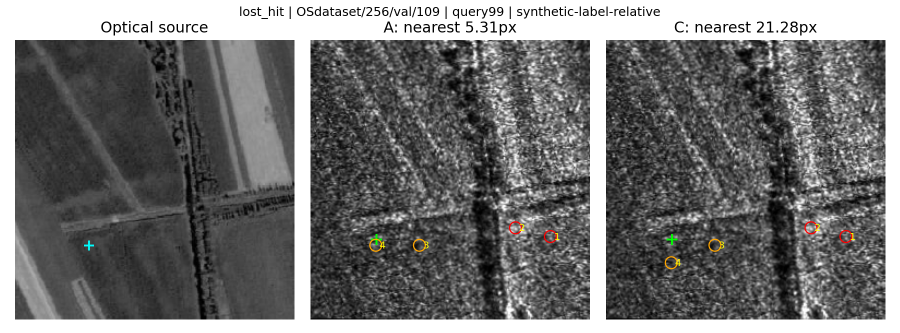
#> input picture artifacts/os_semantic_routing_20261126/replacement_examples/lost_hit_11_99.png, 1800 x 666 px (shown at 1/2 size); its folder holds only this picture in this run
$ python -i preview.py   (imports and definitions only)   (older library calls are emulated)
#> lines starting #> are read from the running program, lines starting #| are printed output that depends on the picture
#> further down, picture is the input picture: shape (666, 1800, 3); mean B, G, R 115.8, 116, 116.1
"""Reproducible visual evidence. Edge/phase outputs are screening proxies."""

from pathlib import Path

import cv2
import numpy as np
import rasterio
from PIL import Image, ImageDraw, ImageOps

from .io import load_datum, read_flo, save_csv, save_json


def stretch(image):
    image = np.asarray(image)
    finite = image[np.isfinite(image)]
    if not finite.size:
        return np.zeros(image.shape, np.uint8)
    lo, hi = np.percentile(finite, [1, 99])
#> lo = 9; hi = 255
    if hi <= lo:
        return np.zeros(image.shape, np.uint8)
    return (np.clip((image.astype(float) - lo) / (hi - lo), 0, 1) * 255).astype(
        np.uint8
    )


# [28 lines left out: functions rgb, panel, montage, not called in this run]


def structural(image):
    image = stretch(image).astype(np.float32) / 255
    image = cv2.GaussianBlur(image, (0, 0), 1.2)
    return cv2.magnitude(
        cv2.Sobel(image, cv2.CV_32F, 1, 0), cv2.Sobel(image, cv2.CV_32F, 0, 1)
    )
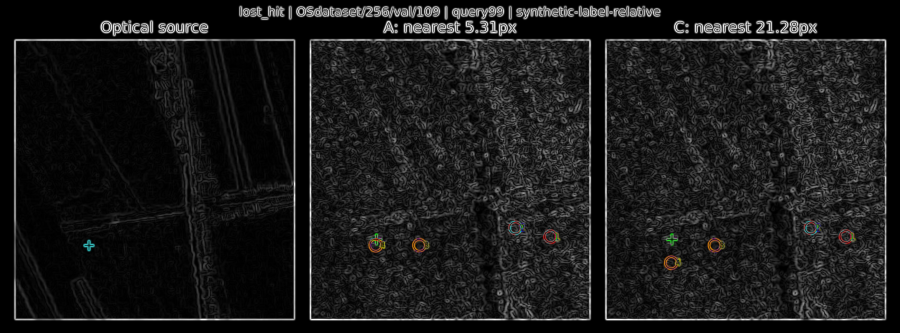
#> returned value: shape (666, 1800, 3) float32 (shown at 1/2 size); mean of channels 0, 1, 2 0.229, 0.23, 0.231; drawn with min black and max white


# [187 lines left out: functions edge_overlay, phase_shift, select_whu, whu_diagnostics, other_previews, not called in this run]

>>> import cv2
>>> picture = cv2.imread('../artifacts/os_semantic_routing_20261126/replacement_examples/lost_hit_11_99.png')
>>> result = structural(picture)

$ run again, on artifacts/os_semantic_routing_20261126/replacement_examples/lost_hit_7_68.png
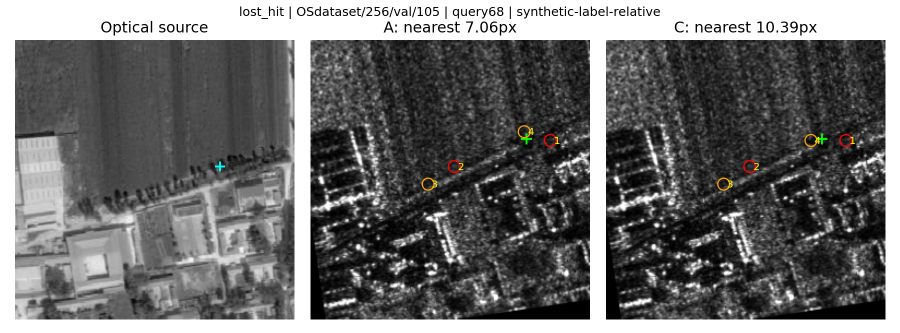
#> input picture artifacts/os_semantic_routing_20261126/replacement_examples/lost_hit_7_68.png, 1800 x 666 px (shown at 1/2 size)
#> picture is the input picture: shape (666, 1800, 3); mean B, G, R 110.2, 110.4, 110.5
#> lo = 0; hi = 255
#> in structural, `return cv2.magnitude( cv2.Sobel(image, cv2.CV_32F, 1, 0), cv2.Sobel(im..`:
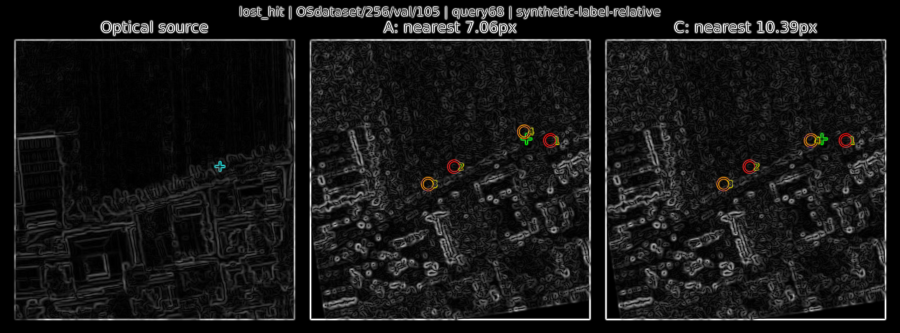
#> returned value: shape (666, 1800, 3) float32 (shown at 1/2 size); mean of channels 0, 1, 2 0.209, 0.211, 0.212; drawn with min black and max white

$ run again, on artifacts/os_semantic_routing_20261126/replacement_examples/new_hit_2_81.png
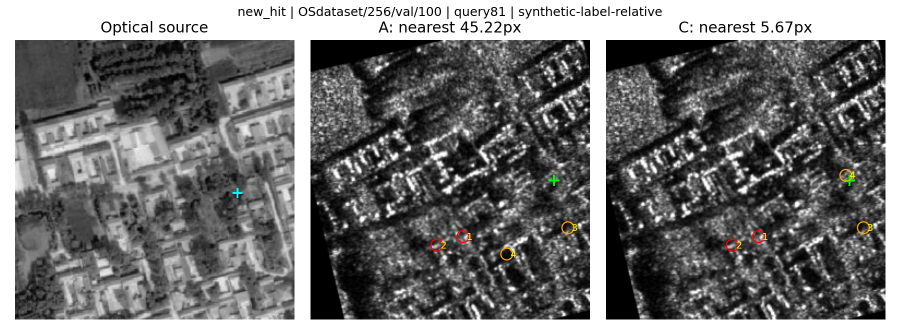
#> input picture artifacts/os_semantic_routing_20261126/replacement_examples/new_hit_2_81.png, 1800 x 666 px (shown at 1/2 size)
#> picture is the input picture: shape (666, 1800, 3); mean B, G, R 116.7, 116.9, 117.1
#> lo = 0; hi = 255
#> in structural, `return cv2.magnitude( cv2.Sobel(image, cv2.CV_32F, 1, 0), cv2.Sobel(im..`:
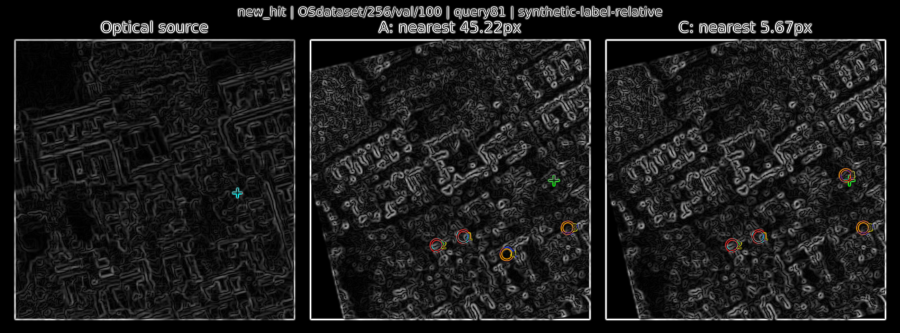
#> returned value: shape (666, 1800, 3) float32 (shown at 1/2 size); mean of channels 0, 1, 2 0.256, 0.257, 0.258; drawn with min black and max white

$ run again, on artifacts/os_semantic_routing_20261126/replacement_examples/new_hit_3_102.png
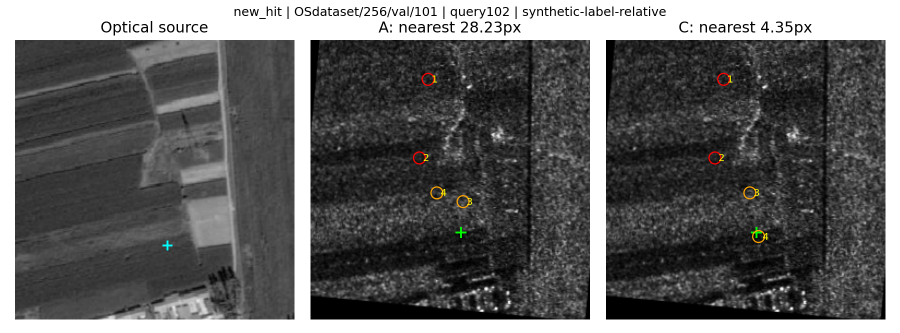
#> input picture artifacts/os_semantic_routing_20261126/replacement_examples/new_hit_3_102.png, 1800 x 666 px (shown at 1/2 size)
#> picture is the input picture: shape (666, 1800, 3); mean B, G, R 98.3, 98.6, 98.7
#> lo = 0; hi = 255
#> in structural, `return cv2.magnitude( cv2.Sobel(image, cv2.CV_32F, 1, 0), cv2.Sobel(im..`:
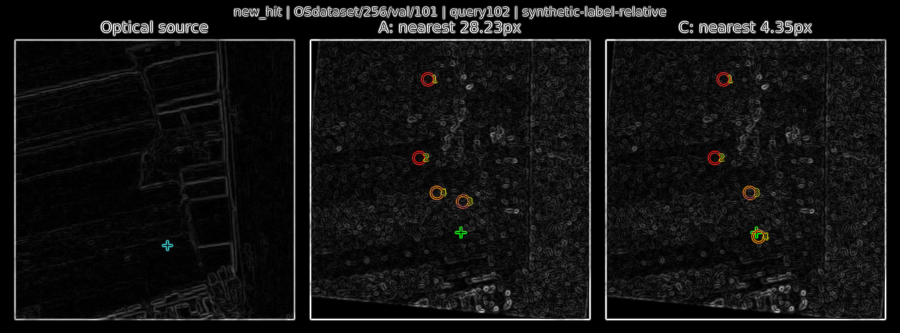
#> returned value: shape (666, 1800, 3) float32 (shown at 1/2 size); mean of channels 0, 1, 2 0.165, 0.167, 0.168; drawn with min black and max white
